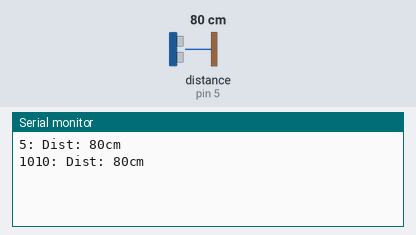
Simulated run of this sketch. Board: Arduino Uno, built with avr-gcc and run on an emulated ATmega328P. Shown: the last lines printed to the serial monitor. Inputs (shaded band) come from the test bench; at power-on: distance to the obstacle (sensor on pin 5) 80 cm. The echo pulse lasts 58.3 µs per cm.

Above: at 1.8 s.
1.9 s: distance to the obstacle (sensor on pin 5) set to 2 cm
At 2.8 s:
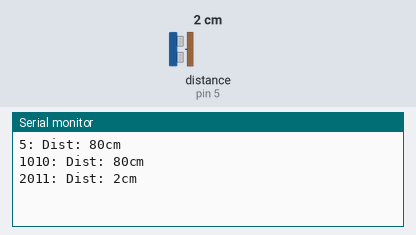
3.4 s: distance to the obstacle (sensor on pin 5) set to 4 cm
At 4.8 s:
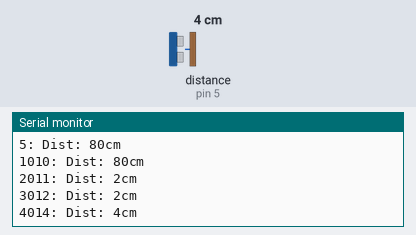
Timing chart, 0 to 6.4 s (numbered marks = the images above; inputs shaded):
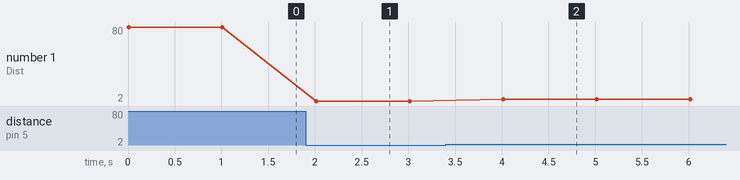

The sketch:

ultrassom.ino
```cpp
/*
 * Sketch: ultrassom.ino
 *
 * Demonstra o funcionamento de um sensor de proximidade por ultrassom,
 * com o módulo HC-SR04.
 * Utiliza a biblioteca "Ultrasonic" que não é padrão na IDE do Arduino.
 * Para instalar a biblioteca, na IDE do Arduino basta acessar pelo menu:
 * Ferramentas => Gerenciar Bibliotecas...
 * Na tela que irá se abrir, coloque "HC-SR04" no campo de busca
 * Escolha a opcão "Ultrasonic by Erick Simões"e clique em "instalar".
 * Após a conclusão da instalacão, ela já estará disponível para o uso
 * nos sketchs através da IDE do Arduino.
 */

// Referencia o uso da biblioteca do sensor HC-SR04
#include <Ultrasonic.h>

#define SSPEED   115200   // Velocidade da interface serial
#define TRIGGER       4   // Pino trigger do módulo HC-SR04
#define ECHO          5   // Pino echo do módulo HC-SR04

// Inicializa o sensor nos pinos de "trigger" e "echo" definidos
Ultrasonic ultrasonic(TRIGGER, ECHO);

uint16_t distancia;   // Armazena valor da distância em cm

/* ********************************************************* */
void setup(){

    Serial.begin(SSPEED);	// Velocidade da interface serial

    // Determina um timeout de 40ms, que equivale a aprox. 6,8m
    ultrasonic.setTimeout(40000UL);
}

/* ********************************************************* */
void loop(){

    // Lê as informacões do sensor, em cm
    distancia = ultrasonic.read(CM);

    // Exibe informacões no serial monitor
    Serial.print(millis());
    Serial.print(": Dist: ");
    Serial.print(distancia);
    Serial.println("cm");

    delay(1000);
}
/* ********************************************************* */
```

Measured:
- after the input at 1.9 s, the serial monitor: prints a new line after 0.11 s (image 1)
- after the input at 3.4 s, the serial monitor: prints a new line after 0.61 s (image 2)
- plotted number 1: 80 → 2 after the input at 1.9 s, 2 → 4 after the input at 3.4 s
